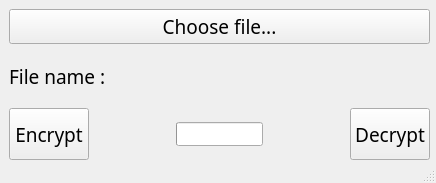
<?xml version="1.0" encoding="UTF-8"?>
<ui version="4.0">
 <class>MainWindow</class>
 <widget class="QMainWindow" name="MainWindow">
  <property name="enabled">
   <bool>true</bool>
  </property>
  <property name="geometry">
   <rect>
    <x>0</x>
    <y>0</y>
    <width>436</width>
    <height>183</height>
   </rect>
  </property>
  <property name="sizePolicy">
   <sizepolicy hsizetype="Preferred" vsizetype="Preferred">
    <horstretch>0</horstretch>
    <verstretch>0</verstretch>
   </sizepolicy>
  </property>
  <property name="minimumSize">
   <size>
    <width>408</width>
    <height>107</height>
   </size>
  </property>
  <property name="maximumSize">
   <size>
    <width>11111</width>
    <height>111111</height>
   </size>
  </property>
  <property name="font">
   <font>
    <family>ISOCP</family>
   </font>
  </property>
  <property name="windowTitle">
   <string>AES</string>
  </property>
  <property name="statusTip">
   <string notr="true"/>
  </property>
  <widget class="QWidget" name="centralwidget">
   <widget class="QWidget" name="layoutWidget">
    <property name="geometry">
     <rect>
      <x>9</x>
      <y>9</y>
      <width>421</width>
      <height>151</height>
     </rect>
    </property>
    <layout class="QVBoxLayout" name="verticalLayout">
     <item>
      <layout class="QHBoxLayout" name="horizontalLayout">
       <property name="sizeConstraint">
        <enum>QLayout::SetDefaultConstraint</enum>
       </property>
       <item>
        <widget class="QPushButton" name="chooseFileBtn">
         <property name="sizePolicy">
          <sizepolicy hsizetype="Preferred" vsizetype="Fixed">
           <horstretch>0</horstretch>
           <verstretch>0</verstretch>
          </sizepolicy>
         </property>
         <property name="font">
          <font>
           <family>ISOCP</family>
           <pointsize>14</pointsize>
          </font>
         </property>
         <property name="text">
          <string>Choose file...</string>
         </property>
        </widget>
       </item>
      </layout>
     </item>
     <item>
      <layout class="QHBoxLayout" name="horizontalLayout_3">
       <item>
        <widget class="QLabel" name="fileNameLabel">
         <property name="sizePolicy">
          <sizepolicy hsizetype="Preferred" vsizetype="Preferred">
           <horstretch>0</horstretch>
           <verstretch>0</verstretch>
          </sizepolicy>
         </property>
         <property name="font">
          <font>
           <family>ISOCP</family>
           <pointsize>14</pointsize>
          </font>
         </property>
         <property name="text">
          <string>File name :</string>
         </property>
         <property name="wordWrap">
          <bool>true</bool>
         </property>
        </widget>
       </item>
      </layout>
     </item>
     <item>
      <layout class="QHBoxLayout" name="horizontalLayout_2">
       <item>
        <widget class="QPushButton" name="encryptBtn">
         <property name="sizePolicy">
          <sizepolicy hsizetype="Minimum" vsizetype="Preferred">
           <horstretch>0</horstretch>
           <verstretch>0</verstretch>
          </sizepolicy>
         </property>
         <property name="font">
          <font>
           <family>ISOCP</family>
           <pointsize>14</pointsize>
          </font>
         </property>
         <property name="text">
          <string>Encrypt</string>
         </property>
        </widget>
       </item>
       <item>
        <spacer name="horizontalSpacer_4">
         <property name="sizePolicy">
          <sizepolicy hsizetype="Minimum" vsizetype="Minimum">
           <horstretch>0</horstretch>
           <verstretch>0</verstretch>
          </sizepolicy>
         </property>
         <property name="orientation">
          <enum>Qt::Horizontal</enum>
         </property>
         <property name="sizeHint" stdset="0">
          <size>
           <width>40</width>
           <height>20</height>
          </size>
         </property>
        </spacer>
       </item>
       <item>
        <widget class="QProgressBar" name="progressBar">
         <property name="sizePolicy">
          <sizepolicy hsizetype="Expanding" vsizetype="Fixed">
           <horstretch>0</horstretch>
           <verstretch>0</verstretch>
          </sizepolicy>
         </property>
         <property name="font">
          <font>
           <family>ISOCP</family>
           <pointsize>8</pointsize>
          </font>
         </property>
         <property name="value">
          <number>0</number>
         </property>
         <property name="textVisible">
          <bool>false</bool>
         </property>
        </widget>
       </item>
       <item>
        <spacer name="horizontalSpacer_3">
         <property name="sizePolicy">
          <sizepolicy hsizetype="Minimum" vsizetype="Minimum">
           <horstretch>0</horstretch>
           <verstretch>0</verstretch>
          </sizepolicy>
         </property>
         <property name="orientation">
          <enum>Qt::Horizontal</enum>
         </property>
         <property name="sizeHint" stdset="0">
          <size>
           <width>40</width>
           <height>20</height>
          </size>
         </property>
        </spacer>
       </item>
       <item>
        <widget class="QPushButton" name="DecryptBtn">
         <property name="sizePolicy">
          <sizepolicy hsizetype="Minimum" vsizetype="Preferred">
           <horstretch>0</horstretch>
           <verstretch>0</verstretch>
          </sizepolicy>
         </property>
         <property name="font">
          <font>
           <family>ISOCP</family>
           <pointsize>14</pointsize>
          </font>
         </property>
         <property name="text">
          <string>Decrypt</string>
         </property>
        </widget>
       </item>
      </layout>
     </item>
    </layout>
   </widget>
  </widget>
  <widget class="QMenuBar" name="menubar">
   <property name="geometry">
    <rect>
     <x>0</x>
     <y>0</y>
     <width>436</width>
     <height>21</height>
    </rect>
   </property>
  </widget>
  <widget class="QStatusBar" name="statusbar"/>
 </widget>
 <resources/>
 <connections/>
</ui>
